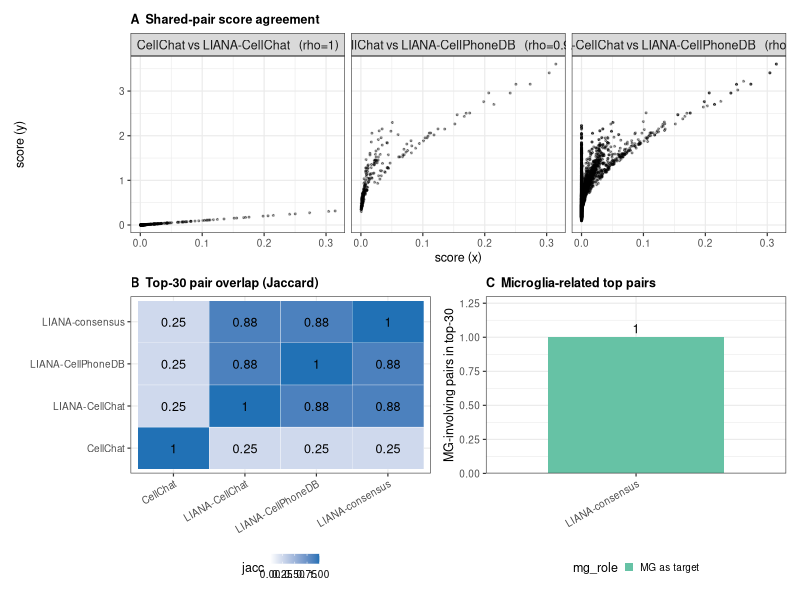
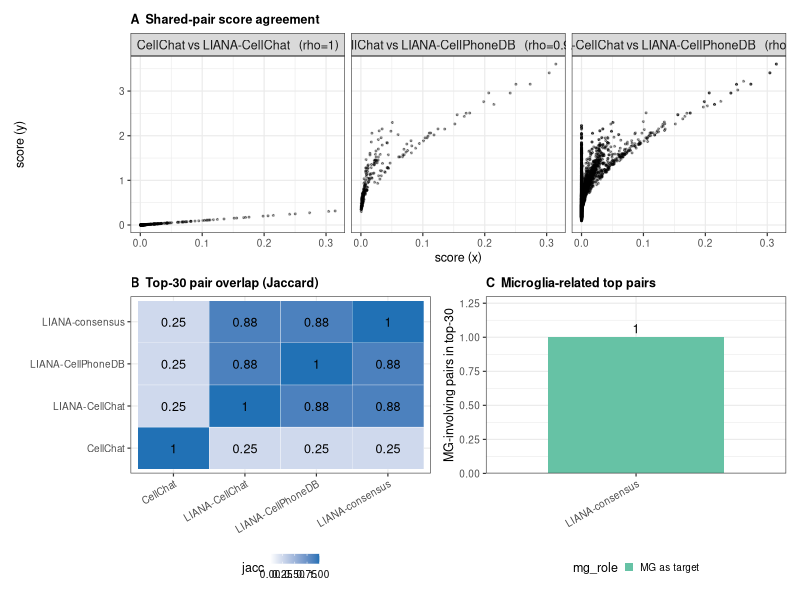

Write the R code that produced these figures, in order.
#!/usr/bin/env Rscript
# FigB2：四种通讯打分口径在 CFA 子集六型上的一致性比较
#   输入：benchmark_R/cellchat_cfa_pairs.csv（CellChat 规范版）
#         benchmark_R/liana_py_{cellphonedb|cellchat|consensus}_cfa.csv
#   输出：FigB2_comm_tools.png/pdf + comm_tool_shared_pairs.csv + top30_overlap.csv + mg_top_pairs.csv
suppressMessages({library(ggplot2); library(dplyr); library(readr); library(tidyr); library(patchwork)})
setwd(".")   # CSV 在 benchmark_R 下；图输出回 figures 目录
OUT <- "."

cc  <- read_csv("cellchat_cfa_pairs.csv", show_col_types = FALSE) %>%
  transmute(key = paste(source, target, ligand, receptor, sep = "|"),
            cellchat_prob = prob, cellchat_pval = pval,
            source, target, ligand, receptor)
cp  <- read_csv("liana_py_cellphonedb_cfa.csv", show_col_types = FALSE) %>%
  transmute(key = paste(source, target, ligand_complex, receptor_complex, sep = "|"),
            cpdb_means = lr_means, cpdb_pval = cellphone_pvals,
            source, target, ligand = ligand_complex, receptor = receptor_complex)
lc  <- read_csv("liana_py_cellchat_cfa.csv", show_col_types = FALSE) %>%
  transmute(key = paste(source, target, ligand_complex, receptor_complex, sep = "|"),
            lianaCC_probs = lr_probs, lianaCC_pval = cellchat_pvals,
            source, target, ligand = ligand_complex, receptor = receptor_complex)
cs  <- read_csv("liana_py_consensus_cfa.csv", show_col_types = FALSE) %>%
  transmute(key = paste(source, target, ligand_complex, receptor_complex, sep = "|"),
            cs_mag_rank = magnitude_rank, cs_spec_rank = specificity_rank,
            source, target, ligand = ligand_complex, receptor = receptor_complex)

cat("对空间规模 | CellChat:", nrow(cc), "| liana-CPDB:", nrow(cp),
    "| liana-CellChat:", nrow(lc), "| consensus:", nrow(cs), "\n")
shared_cc_lc <- inner_join(cc, lc, by = "key", suffix = c(".cc", ".lc"))
cat("CellChat ∩ liana-CellChat 共同键:", nrow(shared_cc_lc), "\n")
rho1 <- cor.test(shared_cc_lc$cellchat_prob, shared_cc_lc$lianaCC_probs, method = "spearman")
cat("ρ(CellChat prob, lianaCC probs) =", round(rho1$estimate, 3), "p =", format.pval(rho1$p.value), "\n")
rho2 <- cor.test(cp$cpdb_means, lc$lianaCC_probs[match(cp$key, lc$key)], method = "spearman")
cat("ρ(cpdb means, lianaCC probs) =", round(rho2$estimate, 3), "p =", format.pval(rho2$p.value), "\n")

# ---- top-30 Jaccard ----
top30 <- list(CellChat       = head(arrange(cc, desc(cellchat_prob)), 30)$key,
              `LIANA-CellChat`    = head(arrange(lc, desc(lianaCC_probs)), 30)$key,
              `LIANA-CellPhoneDB` = head(arrange(cp, desc(cpdb_means)), 30)$key,
              `LIANA-consensus`   = head(arrange(cs, cs_mag_rank), 30)$key)
jacc <- function(a, b) length(intersect(a, b)) / length(union(a, b))
J <- outer(seq_along(top30), seq_along(top30),
           Vectorize(function(i, j) jacc(top30[[i]], top30[[j]])))
dimnames(J) <- list(names(top30), names(top30))
cat("top-30 Jaccard:\n"); print(round(J, 2))

# ---- 小胶质相关对 ----
top30_all <- bind_rows(
  head(arrange(cc, desc(cellchat_prob)), 30) %>% mutate(tool = "CellChat"),
  head(arrange(lc, desc(lianaCC_probs)), 30) %>% mutate(tool = "LIANA-CellChat"),
  head(arrange(cp, desc(cpdb_means)), 30)    %>% mutate(tool = "LIANA-CellPhoneDB"),
  head(arrange(cs, cs_mag_rank), 30)         %>% mutate(tool = "LIANA-consensus"))
mg_top <- top30_all %>%
  mutate(mg_role = case_when(source == "Microglia" & target == "Microglia" ~ "MG→MG",
                             source == "Microglia" ~ "MG as source",
                             target == "Microglia" ~ "MG as target",
                             TRUE ~ NA_character_)) %>%
  filter(!is.na(mg_role)) %>%
  mutate(pair = paste(ligand, receptor, sep = "→"))
cat("top-30 中 MG 相关对:\n"); print(mg_top %>% select(tool, pair, source, target))
write_csv(mg_top %>% select(tool, source, target, pair, mg_role),
          file.path(OUT, "mg_top_pairs.csv"))

# ---- 图 ----
thm <- theme_bw(base_size = 9) + theme(legend.position = "bottom",
  legend.key.size = unit(2.5, "mm"), plot.title = element_text(size = 9, face = "bold"))

# A：共享键上的散点（CellChat×lianaCC、CellChat×cpdb、lianaCC×cpdb）
shared_cc_cp <- inner_join(cc, cp, by = "key")
sc <- bind_rows(
  inner_join(cc, lc, by = "key") %>% transmute(x = cellchat_prob, y = lianaCC_probs,
        cmp = paste0("CellChat vs LIANA-CellChat   (rho=",
                     round(rho1$estimate, 2), ")")),
  shared_cc_cp %>% transmute(x = cellchat_prob, y = cpdb_means,
        cmp = paste0("CellChat vs LIANA-CellPhoneDB   (rho=",
                     round(cor.test(shared_cc_cp$cellchat_prob, shared_cc_cp$cpdb_means, method = "spearman")$estimate, 2), ")")),
  transmute(cp, x = lc$lianaCC_probs[match(cp$key, lc$key)], y = cpdb_means,
        cmp = paste0("LIANA-CellChat vs LIANA-CellPhoneDB   (rho=",
                     round(rho2$estimate, 2), ")"))) %>%
  mutate(cmp = factor(cmp, levels = unique(cmp)))
pA <- ggplot(sc, aes(x, y)) + geom_point(size = 0.4, alpha = 0.35) +
  facet_wrap(~cmp, nrow = 1) + labs(x = "score (x)", y = "score (y)", title = "A  Shared-pair score agreement") +
  thm + theme(strip.text = element_text(size = 9))

# B：top-30 Jaccard 热图
Jdf <- as.data.frame(as.table(J)) %>% setNames(c("t1", "t2", "jacc")) %>%
  mutate(across(c(t1, t2), ~factor(., levels = names(top30))))
pB <- ggplot(Jdf, aes(t1, t2, fill = jacc)) + geom_tile(color = "white") +
  geom_text(aes(label = round(jacc, 2)), size = 3.2) +
  scale_fill_gradient(low = "white", high = "#2171b5", limits = c(0, 1)) +
  labs(x = NULL, y = NULL, title = "B  Top-30 pair overlap (Jaccard)") +
  thm + theme(axis.text.x = element_text(angle = 30, hjust = 1))

# C：各工具 top-30 中 MG 相关对方向计数
cnt <- mg_top %>% count(tool, mg_role) %>%
  mutate(tool = factor(tool, levels = names(top30)))
pC <- ggplot(cnt, aes(tool, n, fill = mg_role)) +
  geom_col(position = position_dodge(0.8), width = 0.7) +
  geom_text(aes(label = n), position = position_dodge(0.8), vjust = -0.4, size = 3.2) +
  scale_y_continuous(expand = expansion(mult = c(0, 0.3))) +
  scale_fill_brewer(palette = "Set2") +
  labs(x = NULL, y = "MG-involving pairs in top-30", title = "C  Microglia-related top pairs") +
  thm + theme(axis.text.x = element_text(angle = 30, hjust = 1)) +
  guides(fill = guide_legend(nrow = 1))

fig <- pA / (pB | pC)
ggsave(file.path(OUT, "FigB2_comm_tools.png"), fig, width = 185, height = 165, units = "mm", dpi = 300)
ggsave(file.path(OUT, "FigB2_comm_tools.pdf"), fig, width = 185, height = 165, units = "mm")
# 共享对明细（复查用）
write_csv(full_join(shared_cc_lc %>% select(key, cellchat_prob, lianaCC_probs),
                    cp %>% select(key, cpdb_means), by = "key"),
          file.path(OUT, "comm_tool_shared_pairs.csv"))
cat("FigB2 完成\n")
